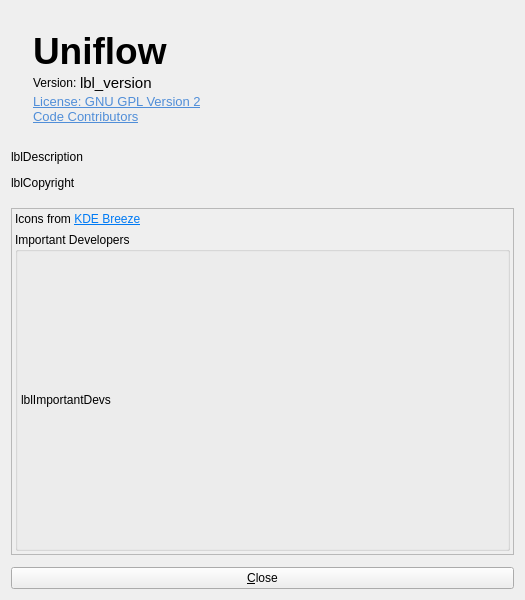
<?xml version="1.0" encoding="UTF-8"?>
<ui version="4.0">
 <class>AboutDialog</class>
 <widget class="QDialog" name="AboutDialog">
  <property name="windowModality">
   <enum>Qt::WindowModality::ApplicationModal</enum>
  </property>
  <property name="geometry">
   <rect>
    <x>0</x>
    <y>0</y>
    <width>525</width>
    <height>600</height>
   </rect>
  </property>
  <property name="sizePolicy">
   <sizepolicy hsizetype="Preferred" vsizetype="Preferred">
    <horstretch>0</horstretch>
    <verstretch>0</verstretch>
   </sizepolicy>
  </property>
  <property name="windowTitle">
   <string>About Uniflow</string>
  </property>
  <property name="windowIcon">
   <iconset theme="help-about"/>
  </property>
  <property name="modal">
   <bool>true</bool>
  </property>
  <layout class="QVBoxLayout" name="verticalLayout">
   <property name="spacing">
    <number>12</number>
   </property>
   <item>
    <widget class="QWidget" name="frameLogo" native="true">
     <property name="sizePolicy">
      <sizepolicy hsizetype="Preferred" vsizetype="Fixed">
       <horstretch>0</horstretch>
       <verstretch>0</verstretch>
      </sizepolicy>
     </property>
     <layout class="QGridLayout" name="gridLayout">
      <property name="verticalSpacing">
       <number>0</number>
      </property>
      <item row="4" column="1">
       <widget class="QLabel" name="linkGpl">
        <property name="sizePolicy">
         <sizepolicy hsizetype="Preferred" vsizetype="Fixed">
          <horstretch>0</horstretch>
          <verstretch>0</verstretch>
         </sizepolicy>
        </property>
        <property name="text">
         <string>&lt;!DOCTYPE HTML PUBLIC &quot;-//W3C//DTD HTML 4.0//EN&quot; &quot;http://www.w3.org/TR/REC-html40/strict.dtd&quot;&gt;
&lt;html&gt;&lt;head&gt;&lt;meta name=&quot;qrichtext&quot; content=&quot;1&quot; /&gt;&lt;style type=&quot;text/css&quot;&gt;
p, li { white-space: pre-wrap; }
&lt;/style&gt;&lt;/head&gt;&lt;body style=&quot; font-family:'Ubuntu'; font-size:10pt; font-weight:400; font-style:normal;&quot;&gt;
&lt;p style=&quot; margin-top:0px; margin-bottom:0px; margin-left:0px; margin-right:0px; -qt-block-indent:0; text-indent:0px;&quot;&gt;&lt;a href=&quot;https://www.gnu.org/licenses/old-licenses/gpl-2.0.html&quot;&gt;&lt;span style=&quot; text-decoration: underline; color:#508ed8;&quot;&gt;License: GNU GPL Version 2&lt;/a&gt;&lt;/span&gt;&lt;/p&gt;&lt;/body&gt;&lt;/html&gt;</string>
        </property>
        <property name="openExternalLinks">
         <bool>true</bool>
        </property>
       </widget>
      </item>
      <item row="6" column="1">
       <spacer name="verticalSpacer">
        <property name="orientation">
         <enum>Qt::Orientation::Vertical</enum>
        </property>
        <property name="sizeHint" stdset="0">
         <size>
          <width>20</width>
          <height>5</height>
         </size>
        </property>
       </spacer>
      </item>
      <item row="0" column="1">
       <spacer name="verticalSpacer_3">
        <property name="orientation">
         <enum>Qt::Orientation::Vertical</enum>
        </property>
        <property name="sizeHint" stdset="0">
         <size>
          <width>20</width>
          <height>10</height>
         </size>
        </property>
       </spacer>
      </item>
      <item row="1" column="1">
       <widget class="QLabel" name="lblName">
        <property name="sizePolicy">
         <sizepolicy hsizetype="Preferred" vsizetype="Fixed">
          <horstretch>0</horstretch>
          <verstretch>0</verstretch>
         </sizepolicy>
        </property>
        <property name="font">
         <font>
          <pointsize>28</pointsize>
          <bold>true</bold>
         </font>
        </property>
        <property name="text">
         <string notr="true">Uniflow</string>
        </property>
        <property name="scaledContents">
         <bool>false</bool>
        </property>
        <property name="alignment">
         <set>Qt::AlignmentFlag::AlignBottom|Qt::AlignmentFlag::AlignLeading|Qt::AlignmentFlag::AlignLeft</set>
        </property>
        <property name="indent">
         <number>0</number>
        </property>
        <property name="program_name" stdset="0">
         <bool>false</bool>
        </property>
       </widget>
      </item>
      <item row="0" column="0" rowspan="9">
       <widget class="QLabel" name="lblIcon">
        <property name="sizePolicy">
         <sizepolicy hsizetype="Preferred" vsizetype="Fixed">
          <horstretch>0</horstretch>
          <verstretch>0</verstretch>
         </sizepolicy>
        </property>
        <property name="autoFillBackground">
         <bool>false</bool>
        </property>
       </widget>
      </item>
      <item row="3" column="1">
       <widget class="QWidget" name="widget_2" native="true">
        <property name="sizePolicy">
         <sizepolicy hsizetype="Preferred" vsizetype="Fixed">
          <horstretch>0</horstretch>
          <verstretch>0</verstretch>
         </sizepolicy>
        </property>
        <layout class="QHBoxLayout" name="horizontalLayout">
         <property name="spacing">
          <number>0</number>
         </property>
         <property name="leftMargin">
          <number>0</number>
         </property>
         <property name="topMargin">
          <number>0</number>
         </property>
         <property name="rightMargin">
          <number>0</number>
         </property>
         <property name="bottomMargin">
          <number>0</number>
         </property>
         <item>
          <widget class="QLabel" name="label">
           <property name="sizePolicy">
            <sizepolicy hsizetype="Maximum" vsizetype="Fixed">
             <horstretch>0</horstretch>
             <verstretch>0</verstretch>
            </sizepolicy>
           </property>
           <property name="text">
            <string>Version: </string>
           </property>
           <property name="alignment">
            <set>Qt::AlignmentFlag::AlignLeading|Qt::AlignmentFlag::AlignLeft|Qt::AlignmentFlag::AlignVCenter</set>
           </property>
           <property name="indent">
            <number>0</number>
           </property>
          </widget>
         </item>
         <item>
          <widget class="QLabel" name="lblVersion">
           <property name="sizePolicy">
            <sizepolicy hsizetype="Maximum" vsizetype="Fixed">
             <horstretch>0</horstretch>
             <verstretch>0</verstretch>
            </sizepolicy>
           </property>
           <property name="font">
            <font>
             <pointsize>11</pointsize>
            </font>
           </property>
           <property name="text">
            <string notr="true">lbl_version</string>
           </property>
           <property name="alignment">
            <set>Qt::AlignmentFlag::AlignLeading|Qt::AlignmentFlag::AlignLeft|Qt::AlignmentFlag::AlignVCenter</set>
           </property>
           <property name="smaller_text" stdset="0">
            <bool>true</bool>
           </property>
          </widget>
         </item>
         <item>
          <widget class="QPushButton" name="btnCopyVersion">
           <property name="sizePolicy">
            <sizepolicy hsizetype="Fixed" vsizetype="Fixed">
             <horstretch>0</horstretch>
             <verstretch>0</verstretch>
            </sizepolicy>
           </property>
           <property name="maximumSize">
            <size>
             <width>32</width>
             <height>16777215</height>
            </size>
           </property>
           <property name="toolTip">
            <string>Copy version info</string>
           </property>
           <property name="icon">
            <iconset>
             <normaloff>:/icons/64x64/copy-dark.png</normaloff>:/icons/64x64/copy-dark.png</iconset>
           </property>
           <property name="flat">
            <bool>true</bool>
           </property>
          </widget>
         </item>
         <item>
          <spacer name="horizontalSpacer">
           <property name="sizePolicy">
            <sizepolicy hsizetype="Minimum" vsizetype="Minimum">
             <horstretch>0</horstretch>
             <verstretch>0</verstretch>
            </sizepolicy>
           </property>
           <property name="orientation">
            <enum>Qt::Orientation::Horizontal</enum>
           </property>
           <property name="sizeHint" stdset="0">
            <size>
             <width>40</width>
             <height>10</height>
            </size>
           </property>
          </spacer>
         </item>
        </layout>
       </widget>
      </item>
      <item row="5" column="1">
       <widget class="QLabel" name="linkContributors">
        <property name="sizePolicy">
         <sizepolicy hsizetype="Preferred" vsizetype="Fixed">
          <horstretch>0</horstretch>
          <verstretch>0</verstretch>
         </sizepolicy>
        </property>
        <property name="text">
         <string>&lt;!DOCTYPE HTML PUBLIC &quot;-//W3C//DTD HTML 4.0//EN&quot; &quot;http://www.w3.org/TR/REC-html40/strict.dtd&quot;&gt;
&lt;html&gt;&lt;head&gt;&lt;meta name=&quot;qrichtext&quot; content=&quot;1&quot; /&gt;&lt;style type=&quot;text/css&quot;&gt;
p, li { white-space: pre-wrap; }
&lt;/style&gt;&lt;/head&gt;&lt;body style=&quot; font-family:'Ubuntu'; font-size:10pt; font-weight:400; font-style:normal;&quot;&gt;
&lt;p style=&quot; margin-top:0px; margin-bottom:0px; margin-left:0px; margin-right:0px; -qt-block-indent:0; text-indent:0px;&quot;&gt;&lt;a href=&quot;https://github.com/uniflow/uniflow/graphs/contributors&quot;&gt;&lt;span style=&quot; text-decoration: underline; color:#508ed8;&quot;&gt;Code Contributors&lt;/span&gt;&lt;/a&gt;&lt;/p&gt;&lt;/body&gt;&lt;/html&gt;</string>
        </property>
        <property name="openExternalLinks">
         <bool>true</bool>
        </property>
       </widget>
      </item>
     </layout>
    </widget>
   </item>
   <item>
    <widget class="QLabel" name="lblDescription">
     <property name="sizePolicy">
      <sizepolicy hsizetype="Preferred" vsizetype="Fixed">
       <horstretch>0</horstretch>
       <verstretch>0</verstretch>
      </sizepolicy>
     </property>
     <property name="text">
      <string notr="true">lblDescription</string>
     </property>
     <property name="alignment">
      <set>Qt::AlignmentFlag::AlignLeading|Qt::AlignmentFlag::AlignLeft|Qt::AlignmentFlag::AlignTop</set>
     </property>
    </widget>
   </item>
   <item>
    <widget class="QLabel" name="lblCopyright">
     <property name="sizePolicy">
      <sizepolicy hsizetype="Preferred" vsizetype="Fixed">
       <horstretch>0</horstretch>
       <verstretch>0</verstretch>
      </sizepolicy>
     </property>
     <property name="text">
      <string notr="true">lblCopyright</string>
     </property>
    </widget>
   </item>
   <item>
    <spacer name="verticalSpacer_2">
     <property name="orientation">
      <enum>Qt::Orientation::Vertical</enum>
     </property>
     <property name="sizeType">
      <enum>QSizePolicy::Policy::Fixed</enum>
     </property>
     <property name="sizeHint" stdset="0">
      <size>
       <width>20</width>
       <height>6</height>
      </size>
     </property>
    </spacer>
   </item>
   <item>
    <widget class="QScrollArea" name="scrollArea">
     <property name="sizePolicy">
      <sizepolicy hsizetype="Preferred" vsizetype="Preferred">
       <horstretch>0</horstretch>
       <verstretch>0</verstretch>
      </sizepolicy>
     </property>
     <property name="sizeAdjustPolicy">
      <enum>QAbstractScrollArea::SizeAdjustPolicy::AdjustIgnored</enum>
     </property>
     <property name="widgetResizable">
      <bool>true</bool>
     </property>
     <widget class="QWidget" name="scrollAreaWidgetContents">
      <property name="geometry">
       <rect>
        <x>0</x>
        <y>0</y>
        <width>505</width>
        <height>294</height>
       </rect>
      </property>
      <property name="sizePolicy">
       <sizepolicy hsizetype="Preferred" vsizetype="Preferred">
        <horstretch>0</horstretch>
        <verstretch>0</verstretch>
       </sizepolicy>
      </property>
      <layout class="QVBoxLayout" name="verticalLayout_4">
       <property name="spacing">
        <number>6</number>
       </property>
       <property name="leftMargin">
        <number>3</number>
       </property>
       <property name="topMargin">
        <number>3</number>
       </property>
       <property name="rightMargin">
        <number>3</number>
       </property>
       <property name="bottomMargin">
        <number>3</number>
       </property>
       <item>
        <widget class="QLabel" name="label_2">
         <property name="sizePolicy">
          <sizepolicy hsizetype="Preferred" vsizetype="Maximum">
           <horstretch>0</horstretch>
           <verstretch>0</verstretch>
          </sizepolicy>
         </property>
         <property name="text">
          <string>&lt;html&gt;&lt;head/&gt;&lt;body&gt;&lt;p&gt;Icons from &lt;a href=&quot;https://develop.kde.org/frameworks/breeze-icons/&quot;&gt;&lt;span style=&quot; text-decoration: underline; color:#007af4;&quot;&gt;KDE Breeze&lt;/span&gt;&lt;/a&gt;&lt;/p&gt;&lt;/body&gt;&lt;/html&gt;</string>
         </property>
         <property name="openExternalLinks">
          <bool>true</bool>
         </property>
        </widget>
       </item>
       <item>
        <widget class="QGroupBox" name="groupBox">
         <property name="sizePolicy">
          <sizepolicy hsizetype="Preferred" vsizetype="Expanding">
           <horstretch>0</horstretch>
           <verstretch>0</verstretch>
          </sizepolicy>
         </property>
         <property name="title">
          <string>Important Developers</string>
         </property>
         <layout class="QVBoxLayout" name="verticalLayout_2">
          <property name="spacing">
           <number>0</number>
          </property>
          <property name="leftMargin">
           <number>3</number>
          </property>
          <property name="topMargin">
           <number>3</number>
          </property>
          <property name="rightMargin">
           <number>3</number>
          </property>
          <property name="bottomMargin">
           <number>3</number>
          </property>
          <item>
           <widget class="QLabel" name="lblImportantDevs">
            <property name="sizePolicy">
             <sizepolicy hsizetype="Preferred" vsizetype="Preferred">
              <horstretch>0</horstretch>
              <verstretch>0</verstretch>
             </sizepolicy>
            </property>
            <property name="frameShape">
             <enum>QFrame::Shape::NoFrame</enum>
            </property>
            <property name="text">
             <string notr="true">lblImportantDevs</string>
            </property>
            <property name="wordWrap">
             <bool>true</bool>
            </property>
           </widget>
          </item>
         </layout>
        </widget>
       </item>
      </layout>
     </widget>
    </widget>
   </item>
   <item>
    <widget class="QPushButton" name="btnOk">
     <property name="text">
      <string>&amp;Close</string>
     </property>
     <property name="icon">
      <iconset theme="window-close"/>
     </property>
    </widget>
   </item>
  </layout>
 </widget>
 <resources/>
 <connections/>
</ui>
